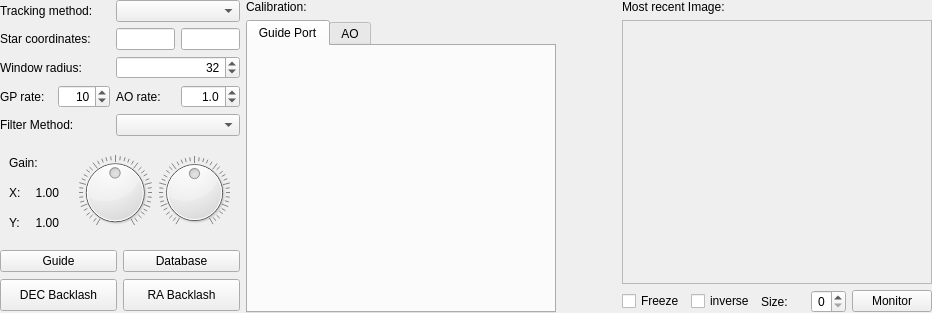
<?xml version="1.0" encoding="UTF-8"?>
<ui version="4.0">
 <class>snowgui::guidercontrollerwidget</class>
 <widget class="QWidget" name="snowgui::guidercontrollerwidget">
  <property name="geometry">
   <rect>
    <x>0</x>
    <y>0</y>
    <width>932</width>
    <height>313</height>
   </rect>
  </property>
  <property name="minimumSize">
   <size>
    <width>0</width>
    <height>313</height>
   </size>
  </property>
  <property name="maximumSize">
   <size>
    <width>16777215</width>
    <height>313</height>
   </size>
  </property>
  <property name="windowTitle">
   <string>Form</string>
  </property>
  <layout class="QHBoxLayout" name="horizontalLayout">
   <property name="leftMargin">
    <number>0</number>
   </property>
   <property name="topMargin">
    <number>0</number>
   </property>
   <property name="rightMargin">
    <number>0</number>
   </property>
   <property name="bottomMargin">
    <number>0</number>
   </property>
   <item>
    <widget class="QWidget" name="guidingWidget" native="true">
     <property name="minimumSize">
      <size>
       <width>240</width>
       <height>0</height>
      </size>
     </property>
     <property name="maximumSize">
      <size>
       <width>240</width>
       <height>16777215</height>
      </size>
     </property>
     <layout class="QGridLayout" name="gridLayout">
      <property name="leftMargin">
       <number>0</number>
      </property>
      <property name="topMargin">
       <number>0</number>
      </property>
      <property name="rightMargin">
       <number>0</number>
      </property>
      <property name="bottomMargin">
       <number>0</number>
      </property>
      <item row="0" column="2" colspan="2">
       <widget class="QComboBox" name="trackingMethodBox"/>
      </item>
      <item row="1" column="0" colspan="2">
       <widget class="QLabel" name="starLabel">
        <property name="minimumSize">
         <size>
          <width>110</width>
          <height>0</height>
         </size>
        </property>
        <property name="text">
         <string>Star coordinates:</string>
        </property>
       </widget>
      </item>
      <item row="0" column="0" colspan="2">
       <widget class="QLabel" name="trackingMethodLabel">
        <property name="minimumSize">
         <size>
          <width>110</width>
          <height>0</height>
         </size>
        </property>
        <property name="text">
         <string>Tracking method:</string>
        </property>
       </widget>
      </item>
      <item row="5" column="0" colspan="2">
       <widget class="QLabel" name="filterMethodLabel">
        <property name="text">
         <string>Filter Method:</string>
        </property>
       </widget>
      </item>
      <item row="1" column="3">
       <widget class="QLineEdit" name="staryField">
        <property name="alignment">
         <set>Qt::AlignRight|Qt::AlignTrailing|Qt::AlignVCenter</set>
        </property>
       </widget>
      </item>
      <item row="3" column="0">
       <widget class="QLabel" name="gpupdateintervalLabel">
        <property name="text">
         <string>GP rate:</string>
        </property>
       </widget>
      </item>
      <item row="2" column="0" colspan="2">
       <widget class="QLabel" name="windowRadiusLabel">
        <property name="text">
         <string>Window radius:</string>
        </property>
       </widget>
      </item>
      <item row="2" column="2" colspan="2">
       <widget class="snowgui::LogSpinBox" name="windowradiusSpinBox">
        <property name="alignment">
         <set>Qt::AlignRight|Qt::AlignTrailing|Qt::AlignVCenter</set>
        </property>
        <property name="decimals">
         <number>0</number>
        </property>
        <property name="minimum">
         <double>16.000000000000000</double>
        </property>
        <property name="maximum">
         <double>10000.000000000000000</double>
        </property>
        <property name="value">
         <double>32.000000000000000</double>
        </property>
       </widget>
      </item>
      <item row="3" column="1">
       <widget class="QDoubleSpinBox" name="gpupdateintervalSpinBox">
        <property name="alignment">
         <set>Qt::AlignRight|Qt::AlignTrailing|Qt::AlignVCenter</set>
        </property>
        <property name="decimals">
         <number>0</number>
        </property>
        <property name="value">
         <double>10.000000000000000</double>
        </property>
       </widget>
      </item>
      <item row="3" column="2">
       <widget class="QLabel" name="aoupdateintervalLabel">
        <property name="text">
         <string>AO rate:</string>
        </property>
       </widget>
      </item>
      <item row="1" column="2">
       <widget class="QLineEdit" name="starxField">
        <property name="alignment">
         <set>Qt::AlignRight|Qt::AlignTrailing|Qt::AlignVCenter</set>
        </property>
       </widget>
      </item>
      <item row="3" column="3">
       <widget class="QDoubleSpinBox" name="aoupdateintervalSpinBox">
        <property name="alignment">
         <set>Qt::AlignRight|Qt::AlignTrailing|Qt::AlignVCenter</set>
        </property>
        <property name="decimals">
         <number>1</number>
        </property>
        <property name="value">
         <double>1.000000000000000</double>
        </property>
       </widget>
      </item>
      <item row="5" column="2" colspan="2">
       <widget class="QComboBox" name="filterMethodBox"/>
      </item>
      <item row="11" column="0" colspan="4">
       <widget class="QWidget" name="buttonWidget" native="true">
        <property name="minimumSize">
         <size>
          <width>0</width>
          <height>64</height>
         </size>
        </property>
        <layout class="QGridLayout" name="gridLayout_2">
         <property name="leftMargin">
          <number>0</number>
         </property>
         <property name="topMargin">
          <number>0</number>
         </property>
         <property name="rightMargin">
          <number>0</number>
         </property>
         <property name="bottomMargin">
          <number>0</number>
         </property>
         <item row="2" column="1">
          <widget class="QPushButton" name="raBacklashButton">
           <property name="minimumSize">
            <size>
             <width>0</width>
             <height>32</height>
            </size>
           </property>
           <property name="text">
            <string>RA Backlash</string>
           </property>
          </widget>
         </item>
         <item row="2" column="0">
          <widget class="QPushButton" name="decBacklashButton">
           <property name="minimumSize">
            <size>
             <width>0</width>
             <height>32</height>
            </size>
           </property>
           <property name="text">
            <string>DEC Backlash</string>
           </property>
          </widget>
         </item>
         <item row="0" column="0">
          <widget class="QPushButton" name="guideButton">
           <property name="text">
            <string>Guide</string>
           </property>
          </widget>
         </item>
         <item row="0" column="1">
          <widget class="QPushButton" name="databaseButton">
           <property name="text">
            <string>Database</string>
           </property>
          </widget>
         </item>
        </layout>
       </widget>
      </item>
      <item row="7" column="0" colspan="4">
       <widget class="QWidget" name="gainWidget" native="true">
        <property name="minimumSize">
         <size>
          <width>32</width>
          <height>0</height>
         </size>
        </property>
        <layout class="QGridLayout" name="gridLayout_3">
         <item row="1" column="0">
          <widget class="QLabel" name="xGainLabel">
           <property name="text">
            <string>X:</string>
           </property>
          </widget>
         </item>
         <item row="1" column="1">
          <widget class="QLabel" name="xGainValue">
           <property name="minimumSize">
            <size>
             <width>32</width>
             <height>0</height>
            </size>
           </property>
           <property name="text">
            <string>1.00</string>
           </property>
           <property name="alignment">
            <set>Qt::AlignRight|Qt::AlignTrailing|Qt::AlignVCenter</set>
           </property>
          </widget>
         </item>
         <item row="0" column="4" rowspan="3">
          <widget class="QDial" name="yGainDial">
           <property name="toolTip">
            <string extracomment="Y Gain"/>
           </property>
           <property name="maximum">
            <number>160</number>
           </property>
           <property name="value">
            <number>80</number>
           </property>
           <property name="sliderPosition">
            <number>80</number>
           </property>
           <property name="notchesVisible">
            <bool>true</bool>
           </property>
          </widget>
         </item>
         <item row="2" column="1">
          <widget class="QLabel" name="yGainValue">
           <property name="minimumSize">
            <size>
             <width>32</width>
             <height>0</height>
            </size>
           </property>
           <property name="text">
            <string>1.00</string>
           </property>
           <property name="alignment">
            <set>Qt::AlignRight|Qt::AlignTrailing|Qt::AlignVCenter</set>
           </property>
          </widget>
         </item>
         <item row="0" column="0" colspan="2">
          <widget class="QLabel" name="gainLabel">
           <property name="text">
            <string>Gain:</string>
           </property>
          </widget>
         </item>
         <item row="0" column="3" rowspan="3">
          <widget class="QDial" name="xGainDial">
           <property name="toolTip">
            <string extracomment="X Gain"/>
           </property>
           <property name="maximum">
            <number>160</number>
           </property>
           <property name="sliderPosition">
            <number>80</number>
           </property>
           <property name="notchesVisible">
            <bool>true</bool>
           </property>
          </widget>
         </item>
         <item row="2" column="0">
          <widget class="QLabel" name="yGainLabel">
           <property name="text">
            <string>Y:</string>
           </property>
          </widget>
         </item>
         <item row="1" column="2">
          <spacer name="horizontalSpacer">
           <property name="orientation">
            <enum>Qt::Horizontal</enum>
           </property>
           <property name="sizeHint" stdset="0">
            <size>
             <width>40</width>
             <height>20</height>
            </size>
           </property>
          </spacer>
         </item>
        </layout>
       </widget>
      </item>
     </layout>
    </widget>
   </item>
   <item>
    <widget class="QWidget" name="widget" native="true">
     <property name="sizePolicy">
      <sizepolicy hsizetype="Fixed" vsizetype="Preferred">
       <horstretch>0</horstretch>
       <verstretch>0</verstretch>
      </sizepolicy>
     </property>
     <property name="minimumSize">
      <size>
       <width>370</width>
       <height>0</height>
      </size>
     </property>
     <property name="maximumSize">
      <size>
       <width>370</width>
       <height>16777215</height>
      </size>
     </property>
     <layout class="QVBoxLayout" name="verticalLayout">
      <property name="leftMargin">
       <number>0</number>
      </property>
      <property name="topMargin">
       <number>0</number>
      </property>
      <property name="rightMargin">
       <number>0</number>
      </property>
      <property name="bottomMargin">
       <number>0</number>
      </property>
      <item>
       <widget class="QLabel" name="calibrationLabel">
        <property name="text">
         <string>Calibration:</string>
        </property>
       </widget>
      </item>
      <item>
       <widget class="QTabWidget" name="calibrationsWidget">
        <property name="minimumSize">
         <size>
          <width>310</width>
          <height>0</height>
         </size>
        </property>
        <property name="maximumSize">
         <size>
          <width>310</width>
          <height>16777215</height>
         </size>
        </property>
        <property name="currentIndex">
         <number>0</number>
        </property>
        <widget class="snowgui::calibrationwidget" name="gpcalibrationWidget">
         <attribute name="title">
          <string>Guide Port</string>
         </attribute>
         <zorder>guidingWidget</zorder>
        </widget>
        <widget class="snowgui::calibrationwidget" name="aocalibrationWidget">
         <attribute name="title">
          <string>AO</string>
         </attribute>
        </widget>
       </widget>
      </item>
     </layout>
    </widget>
   </item>
   <item>
    <widget class="QWidget" name="trackingWidget" native="true">
     <property name="minimumSize">
      <size>
       <width>250</width>
       <height>0</height>
      </size>
     </property>
     <layout class="QVBoxLayout" name="verticalLayout_2">
      <property name="leftMargin">
       <number>0</number>
      </property>
      <property name="topMargin">
       <number>0</number>
      </property>
      <property name="rightMargin">
       <number>0</number>
      </property>
      <property name="bottomMargin">
       <number>0</number>
      </property>
      <item>
       <widget class="QWidget" name="labelWidget" native="true">
        <layout class="QHBoxLayout" name="horizontalLayout_3">
         <property name="leftMargin">
          <number>0</number>
         </property>
         <property name="topMargin">
          <number>0</number>
         </property>
         <property name="rightMargin">
          <number>0</number>
         </property>
         <property name="bottomMargin">
          <number>0</number>
         </property>
         <item>
          <widget class="QLabel" name="trackingLabel">
           <property name="maximumSize">
            <size>
             <width>16777215</width>
             <height>20</height>
            </size>
           </property>
           <property name="text">
            <string>Most recent Image:</string>
           </property>
          </widget>
         </item>
         <item>
          <widget class="QLabel" name="timeLabel">
           <property name="text">
            <string/>
           </property>
           <property name="alignment">
            <set>Qt::AlignRight|Qt::AlignTrailing|Qt::AlignVCenter</set>
           </property>
          </widget>
         </item>
        </layout>
       </widget>
      </item>
      <item>
       <widget class="QScrollArea" name="trackingImageArea">
        <property name="widgetResizable">
         <bool>true</bool>
        </property>
        <property name="alignment">
         <set>Qt::AlignCenter</set>
        </property>
        <widget class="QWidget" name="scrollAreaWidgetContents">
         <property name="geometry">
          <rect>
           <x>0</x>
           <y>0</y>
           <width>300</width>
           <height>239</height>
          </rect>
         </property>
        </widget>
       </widget>
      </item>
      <item>
       <widget class="QWidget" name="trackingControls" native="true">
        <layout class="QHBoxLayout" name="horizontalLayout_2">
         <property name="leftMargin">
          <number>0</number>
         </property>
         <property name="topMargin">
          <number>0</number>
         </property>
         <property name="rightMargin">
          <number>0</number>
         </property>
         <property name="bottomMargin">
          <number>0</number>
         </property>
         <item>
          <widget class="QCheckBox" name="freezeButton">
           <property name="text">
            <string>Freeze</string>
           </property>
          </widget>
         </item>
         <item>
          <widget class="QCheckBox" name="inverseBox">
           <property name="text">
            <string>inverse</string>
           </property>
          </widget>
         </item>
         <item>
          <widget class="QLabel" name="imageStepLabel">
           <property name="text">
            <string>Size:</string>
           </property>
          </widget>
         </item>
         <item>
          <widget class="QSpinBox" name="imageStepSpinBox">
           <property name="maximumSize">
            <size>
             <width>35</width>
             <height>16777215</height>
            </size>
           </property>
           <property name="alignment">
            <set>Qt::AlignRight|Qt::AlignTrailing|Qt::AlignVCenter</set>
           </property>
           <property name="maximum">
            <number>3</number>
           </property>
          </widget>
         </item>
         <item>
          <widget class="QPushButton" name="monitorButton">
           <property name="text">
            <string>Monitor</string>
           </property>
          </widget>
         </item>
        </layout>
       </widget>
      </item>
     </layout>
    </widget>
   </item>
  </layout>
 </widget>
 <customwidgets>
  <customwidget>
   <class>snowgui::LogSpinBox</class>
   <extends>QDoubleSpinBox</extends>
   <header location="global">LogSpinBox.h</header>
  </customwidget>
  <customwidget>
   <class>snowgui::calibrationwidget</class>
   <extends>QWidget</extends>
   <header location="global">calibrationwidget.h</header>
   <container>1</container>
  </customwidget>
 </customwidgets>
 <resources/>
 <connections/>
</ui>
